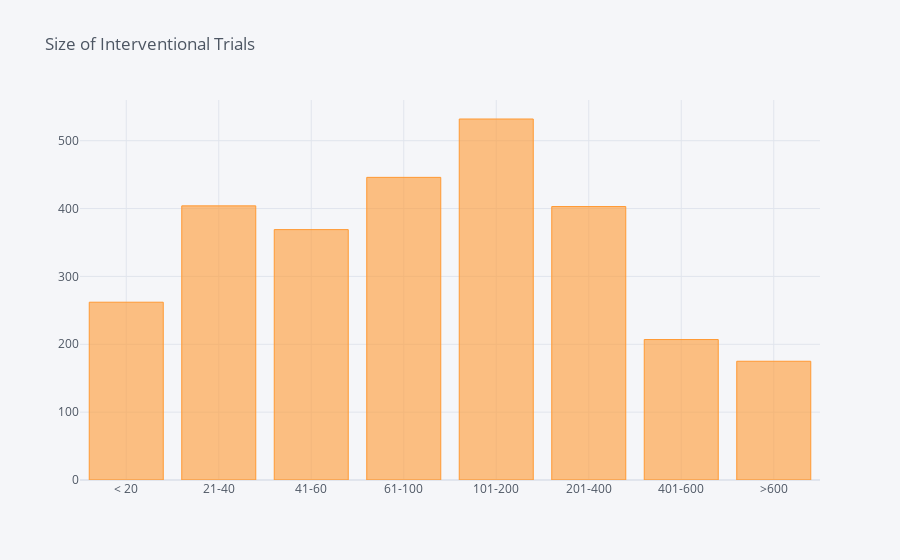

The cell this chart's notebook holds for it:
### Code cell
enrollment_counts.iplot(kind='bar', title='Size of Interventional Trials')

### Figure 1 — Plotly figure (JSON) as saved in the notebook; plotly's stock layout.template omitted (floating-point values rounded to 4 significant figures)
{"data": [{"marker": {"color": "rgba(255, 153, 51, 0.6)", "line": {"color": "rgba(255, 153, 51, 1.0)", "width": 1}}, "name": "Category", "orientation": "v", "text": "", "type": "bar", "x": ["< 20", "21-40", "41-60", "61-100", "101-200", "201-400", "401-600", ">600"], "y": [262, 404, 369, 446, 532, 403, 207, 175]}], "layout": {"autosize": true, "legend": {"bgcolor": "#F5F6F9", "font": {"color": "#4D5663"}}, "paper_bgcolor": "#F5F6F9", "plot_bgcolor": "#F5F6F9", "title": {"font": {"color": "#4D5663"}, "text": "Size of Interventional Trials"}, "xaxis": {"autorange": true, "gridcolor": "#E1E5ED", "range": [-0.5, 7.5], "showgrid": true, "tickfont": {"color": "#4D5663"}, "title": {"font": {"color": "#4D5663"}, "text": ""}, "type": "category", "zerolinecolor": "#E1E5ED"}, "yaxis": {"autorange": true, "gridcolor": "#E1E5ED", "range": [0, 560], "showgrid": true, "tickfont": {"color": "#4D5663"}, "title": {"font": {"color": "#4D5663"}, "text": ""}, "type": "linear", "zerolinecolor": "#E1E5ED"}}}
